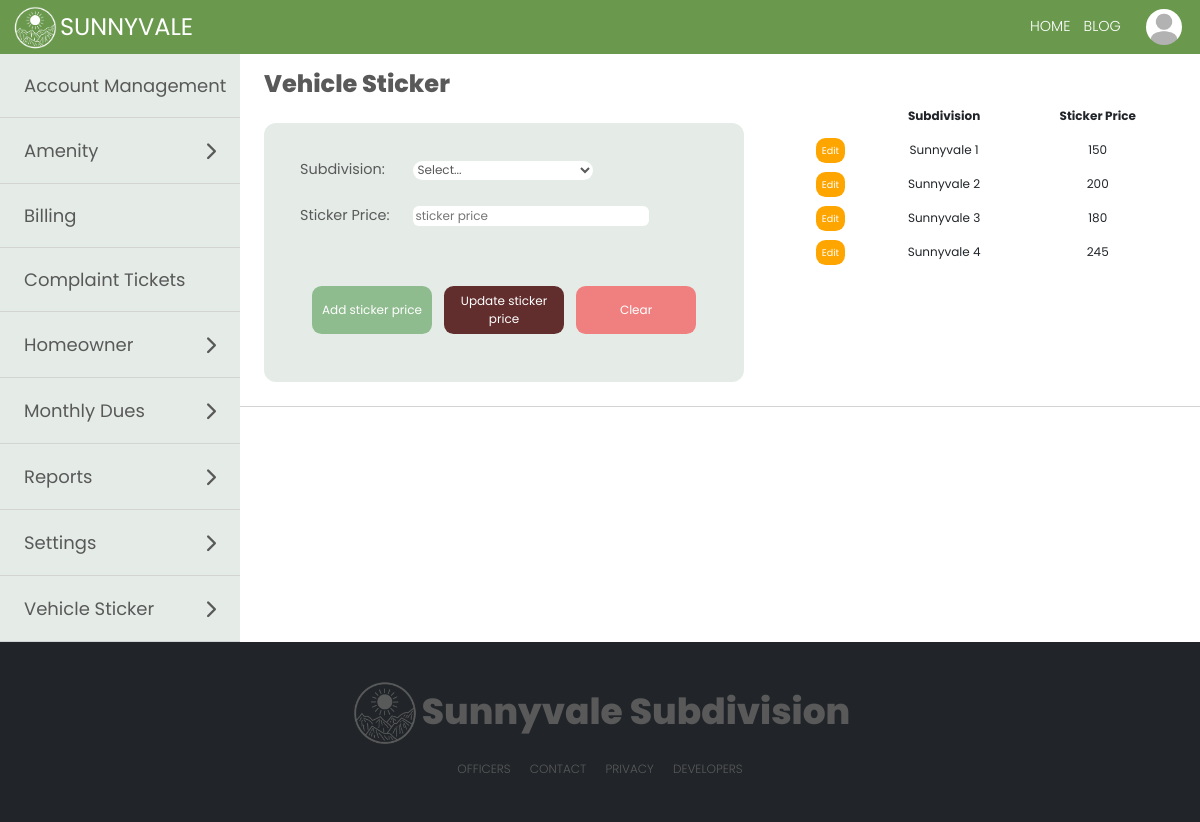
The app's page /modules/settingsSticker.php (signed in) with its own data.
### tables this page shows
CREATE TABLE IF NOT EXISTS `user` (
  `user_id` int(11) NOT NULL AUTO_INCREMENT,
  `user_homeowner_id` int(11) DEFAULT NULL,
  `user_tenant_id` int(11) DEFAULT NULL,
  `full_name` varchar(50) NOT NULL,
  `user_type` varchar(15) NOT NULL,
  `password` varchar(30) NOT NULL,
  `email_address` varchar(40) DEFAULT NULL,
  `account_status` varchar(15) NOT NULL,
  `verification_code` varchar(6) DEFAULT NULL,
  `email_verified_at` datetime DEFAULT NULL,
  PRIMARY KEY (`user_id`)
);

CREATE TABLE IF NOT EXISTS `homeowner_profile` (
  `homeowner_id` int(11) NOT NULL AUTO_INCREMENT,
  `last_name` varchar(100) NOT NULL,
  `first_name` varchar(100) NOT NULL,
  `middle_name` varchar(100) DEFAULT NULL,
  `suffix` varchar(100) DEFAULT NULL,
  `sex` varchar(100) NOT NULL,
  `street` varchar(255) NOT NULL,
  `subdivision` varchar(255) NOT NULL,
  `barangay` varchar(50) NOT NULL,
  `business_address` varchar(255) DEFAULT NULL,
  `occupation` varchar(100) DEFAULT NULL,
  `email_address` varchar(100) NOT NULL,
  `birthdate` date DEFAULT NULL,
  `mobile_number` varchar(20) DEFAULT NULL,
  `employer` varchar(100) DEFAULT NULL,
  `vehicle_registration` varchar(20) DEFAULT NULL,
  `display_picture` varchar(255) NOT NULL,
  PRIMARY KEY (`homeowner_id`)
);

CREATE TABLE IF NOT EXISTS `sticker` (
  `sticker_id` int(11) NOT NULL AUTO_INCREMENT,
  `subdivision` varchar(50) NOT NULL,
  `cost` int(11) NOT NULL,
  PRIMARY KEY (`sticker_id`)
);

### modules/settingsSticker.php (the view, shortened to what this page needs)
<?php
require '../marginals/topbar.php';
if ($_SESSION['subdivision'] != '') {
    $resultSubdivision_selectMonthly = $con->query("SELECT * FROM subdivision WHERE subdivision_name = '" .  $_SESSION['subdivision'] . "'") or die($mysqli->error);
    $resultMonthly = $con->query("SELECT * FROM sticker WHERE subdivision = '" .  $_SESSION['subdivision'] . "'") or die($mysqli->error);
} else {
    $resultMonthly = $con->query("SELECT * FROM sticker") or die($mysqli->error);
}
?>
<!DOCTYPE html>
<html lang="en">
<head>
</head>
<body>
    <div class="secretary">
        <div class="sideBar">
            <?php require '../marginals/sidebarAdmin.php'; ?>
        </div>
        <div class="secretaryPanel">
            <label class="lblSettings">Vehicle Sticker</label>
            <div class="settingsMonthlyDues" id="settingsMonthlyDues">
                <div class="addAmenityForm">
                    <form method="post" autocomplete="off">
                        <table class="tblAmenityForm">
                            <tr>
                                <td>Subdivision:</td>
                                <td>
                                    <select name="subdivision" id="" required>
                                        <option value="">Select...</option>
                                    </select>
                                </td>
                            </tr>
                            <tr>
                                <td>Sticker Price:</td>
                                <td>
                                    <input name="sticker_price" value="<?php echo $sticker_price ?? '' ?>" type="text" placeholder="sticker price" required />
                                </td>
                            </tr>
                        </table>
                        <div class="btnArea">
                            <button type="button" class="btnSubmitReg" data-bs-toggle="modal" data-bs-target="#addMonthlyDuesModal" <?php
                                                                                                                                    if ($sticker_id ?? '') {
                                                                                                                                        echo "disabled";
                                                                                                                                    } else {
                                                                                                                                        echo "";
                                                                                                                                    } ?>>
                                Add sticker price
                            </button>
                            <button type="button" class="btnClearReg" data-bs-toggle="modal" data-bs-target="#updateMonthlyModal" <?php
                                                                                                                                    if ($sticker_id ?? '') {
                                                                                                                                        echo "";
                                                                                                                                    } else {
                                                                                                                                        echo "disabled";
                                                                                                                                    } ?>>
                                Update sticker price
                            </button>
                            <button type="button" value="" class="btnClearReg" data-bs-toggle="modal" data-bs-target="#exampleModal">
                                Clear
                            </button>
                        </div>
                    </form>
                </div>
                <div class="tblAmenityContainer">
                    <table class="table tblAmenity">
                        <thead>
                            <th></th>
                            <th>Subdivision</th>
                            <th>Sticker Price</th>
                        </thead>
                        <?php while ($row = $resultMonthly->fetch_assoc()) : ?>
                            <tr>
                                <td>
                                    <a href="settingsSticker.php?sticker_id=<?php echo $row['sticker_id']; ?>" class="btnEdit">Edit</a>
                                </td>
                                <td>
                                    <?php echo $row['subdivision'] ?>
                                </td>
                                <td><?php echo $row['cost'] ?></td>
                            </tr>
                        <?php endwhile; ?>
                    </table>
                </div>
            </div>
        </div>
    </div>
    <?php
    require '../marginals/footer2.php'
    ?>
</body>
</html>

### marginals/topbar.php (shortened to what this page needs)
<?php
include "../process.php";
if ($_SESSION['user_type'] == 'Tenant') {
  $result = $con->query("SELECT * FROM user, tenant WHERE user_id = " . $user_id = $_SESSION['user_id'] . "  AND user.full_name = tenant.full_name") or die($mysqli->error);
  $result1 = $con->query("SELECT * FROM user, tenant WHERE user_id = " . $user_id = $_SESSION['user_id'] . "  AND user.full_name = tenant.full_name")  or die($mysqli->error);
  $row1 = $result1->fetch_assoc();
  $homeowner_id_profile = $row1['user_homeowner_id'];
  $fullname_monthlyDues = $row1['full_name'];
  $user_type = $row1['user_type'];
  $resultSubdivision = $con->query("SELECT * FROM user, tenant, homeowner_profile WHERE user_id = " . $user_id = $_SESSION['user_id'] . " AND user.full_name = tenant.full_name AND homeowner_profile.homeowner_id = tenant.homeowner_id") or die($mysqli->error);
  $rowSubdivision = $resultSubdivision->fetch_assoc();
  $subdivision_name1 = $rowSubdivision['subdivision'];
  $resultComplainee = $con->query("SELECT * FROM homeowner_profile WHERE subdivision ='$subdivision_name1' AND homeowner_id != '$homeowner_id_profile' ORDER BY first_name");
} else {
  $result = $con->query("SELECT * FROM user, homeowner_profile  WHERE user_id = " . $user_id = $_SESSION['user_id'] . "  AND full_name = CONCAT(first_name, ' ', last_name)") or die($mysqli->error);
  $result1 = $con->query("SELECT * FROM user, homeowner_profile  WHERE user_id = " . $user_id = $_SESSION['user_id'] . "  AND full_name = CONCAT(first_name, ' ', last_name)") or die($mysqli->error);
  $row1 = $result1->fetch_assoc();
  $user_type = $row1['user_type'];
}
?>
<!DOCTYPE html>
<html lang="en">
<head>
  <link href="https://cdn.jsdelivr.net/npm/bootstrap@5.0.2/dist/css/bootstrap.min.css" rel="stylesheet">
</head>
<body>
  <div class='navigation'>
    <div class="topLeft">
      <img src="..\img\logoSV.png" alt="" />
      <i class="topIcon">SUNNYVALE</i>
    </div>
    <form class="topbarNav" method="post">
      <div class="topCenter">
        <ul class="topList">
          <li data-bs-toggle="modal" data-bs-target="#confirmLogout" onclick="location.href='#confirmLogout'" class="topListItem1">HOME</li>
          <?php
          if ($user_type != 'Guard') {
          ?>
            <li onclick="location.href='../modules/blogHome.php'" class="topListItem1"> BLOG</li>
          <?php
          }
          ?>
      </div>
      <div class="topRight">
        <div class='menu-trigger'>
          <div class="btn-group dropleft">
            <button type="button" class="dropdownIMG" data-toggle="dropdown" aria-haspopup="true" aria-expanded="false">
              <img class="topImg1" <?php
                                    $row = $result->fetch_assoc();
                                    $imageURL = '../media/displayPhotos/' . $row['display_picture'];
                                    ?> src="<?= $imageURL ?>" alt="" />
            </button>
          </div>
        </div>
      </div>
    </form>
  </div>
</body>
</html>

### marginals/topbar.php (style rules this page uses)
.topbarNav { display: flex; gap: 1vw; align-items: center; }
.navigation { margin-top: 0; margin-bottom: 0; padding: 0; width: 100%; height: 4.5vw; background-color: rgba(106, 153, 78); position: sticky; top: 0; display: flex; align-items: center; font-family: "Poppins", sans-serif; z-index: 999; backdrop-filter: blur(5px); }
.topLeft { max-height: 4.5vw; margin-top: 0; flex: 3; display: flex; align-items: center; justify-content: flex-start; margin-left: 1vw; }
.topLeft img { max-height: 4vw; }
.topRight { max-height: 4.5vw; flex: 3; display: flex; align-items: center; justify-content: flex-end; margin-right: 1vw; }
.topCenter { flex: 60; }
.topIcon { font-size: 2vw; margin-right: 10px; color: white; font-family: "Poppins", sans-serif; font-style: normal; cursor: pointer; }
.menu-trigger { display: flex; max-height: 4.5vw; }
.topImg1 { max-height: 3vw; max-width: 3vw; width: 3vw; height: 3vw; border-radius: 50%; object-fit: cover; cursor: pointer; }
.topList { display: flex; justify-content: flex-end; margin: 0; padding: 0; list-style: none; color: white; }
.topListItem1 { color: white; padding: 0.5vw; margin-right: 0.1vw; font-size: 1.2vw; font-weight: 300; cursor: pointer; }
.dropdownIMG { background-color: rgb(89, 89, 89, 0); border: none !important; }

### modules/settingsSticker.php (style rules this page uses)
* { margin: 0; font-family: 'Poppins', sans-serif; }
input { font-size: 1vw; border-radius: 0.5vw; border: none !important; }
select { font-size: 1vw; border: none !important; border-radius: 1vw; width: 15vw; }
.tblForm th, td { font-size: 1vw; padding: 1vw; }
.secretary { display: flex; }
.sideBar { background-color: rgb(248, 245, 227); flex: 2; color: black; }
.secretaryPanel { flex: 8; width: 100%; overflow-x: hidden; }
.addAmenityForm { background-color: rgb(170, 192, 175, 0.3); margin: 2vw; border-radius: 1vw; padding: 2vw; width: 50%; }
.tblAmenityForm td { color: rgb(89, 89, 89); font-size: 1.2vw; border: none !important; text-align: left; }
.tblAmenityForm input, .tblAmenityForm select { background-color: white; color: rgb(89, 89, 89) !important; }
.tblAmenity { width: 100%; margin: 0; }
.tblAmenity th { background-color: rgb(170, 192, 175, 0.3); }
.tblAmenity th, .tblAmenity td { text-align: center; border: none !important; font-size: 1vw; overflow-y: auto; max-width: 100%; max-height: 20vw; margin-top: 2vw; vertical-align: center; }
.tblAmenityContainer { padding: 0; width: 40%; justify-content: center; margin-bottom: 2vw; margin-left: 2vw; margin-right: 0; overflow-y: auto; overflow-x: auto; max-height: 20vw; }
.settingsMonthlyDues { width: 100%; display: flex; border-bottom: solid 1px rgb(211, 211, 211); }
.lblSettings { font-size: 2vw; font-family: "Poppins", sans-serif; margin-top: 1vw; margin-left: 2vw; margin-bottom: -2vw; padding: 0; color: rgb(89, 89, 89); font-weight: 800; }
.btnEdit { background-color: orange; border: 0; padding: 0.5vw; max-width: 50vw; width: 5vw; font-family: "Poppins", sans-sans-serif; font-size: .8vw; margin-top: 2vw; border-radius: 0.8vw; cursor: pointer; text-decoration: none; color: white; }
.btnSubmitReg { background-color: darkseagreen; border: 0; padding: 0.5vw; max-width: 50vw; width: 10vw; font-family: "Poppins", sans-sans-serif; font-size: 1vw; margin-top: 2vw; color: white; border-radius: 0.8vw; cursor: pointer; }
.btnClearReg { background-color: lightcoral; border: 0; padding: 0.5vw; max-width: 50vw; width: 10vw; font-family: "Poppins", sans-sans-serif; font-size: 1vw; margin-top: 2vw; color: white; border-radius: 0.8vw; cursor: pointer; }
.btnClearReg:disabled { background-color: rgb(97, 45, 45); }
.tblHomeowners thead, th { padding: 0.5vw; text-align: center; font-size: 1.2vw; background-color: rgb(170, 192, 175, 0.3); width: max-content; white-space: nowrap; }
.btnArea { display: flex; margin: 2vw; gap: 1vw; }

### marginals/sidebarAdmin.php (style rules this page uses)
* { margin: 0; font-family: 'Poppins', sans-serif; }
input { font-size: 1vw; border-radius: 0.5vw; border: none !important; }
select { font-size: 1vw; border: none !important; border-radius: 1vw; width: 15vw; }
.tblForm th, td { font-size: 1vw; padding: 1vw; }
.secretary { display: flex; }
.sideBar { background-color: rgb(170, 192, 175, 0.3); flex: 2; color: black; }

### records on screen
user: homeowner_profile.display_picture (placeholder picture)
sticker: subdivision "Sunnyvale 1", cost "150"
sticker: subdivision "Sunnyvale 2", cost "200"
sticker: subdivision "Sunnyvale 3", cost "180"
sticker: subdivision "Sunnyvale 4", cost "245"
